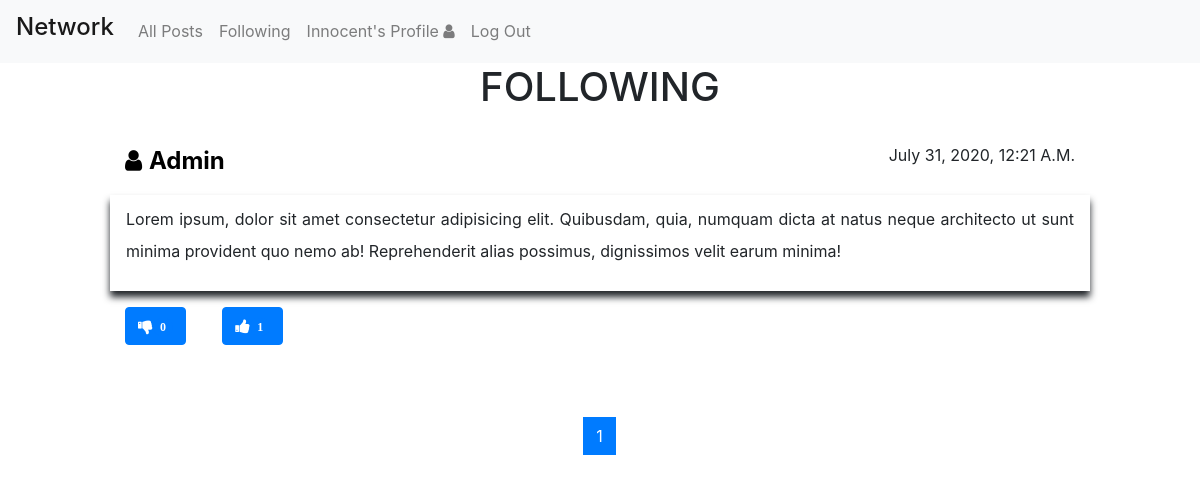
The page /following/page/1 (signed in) on the database as committed earlier.
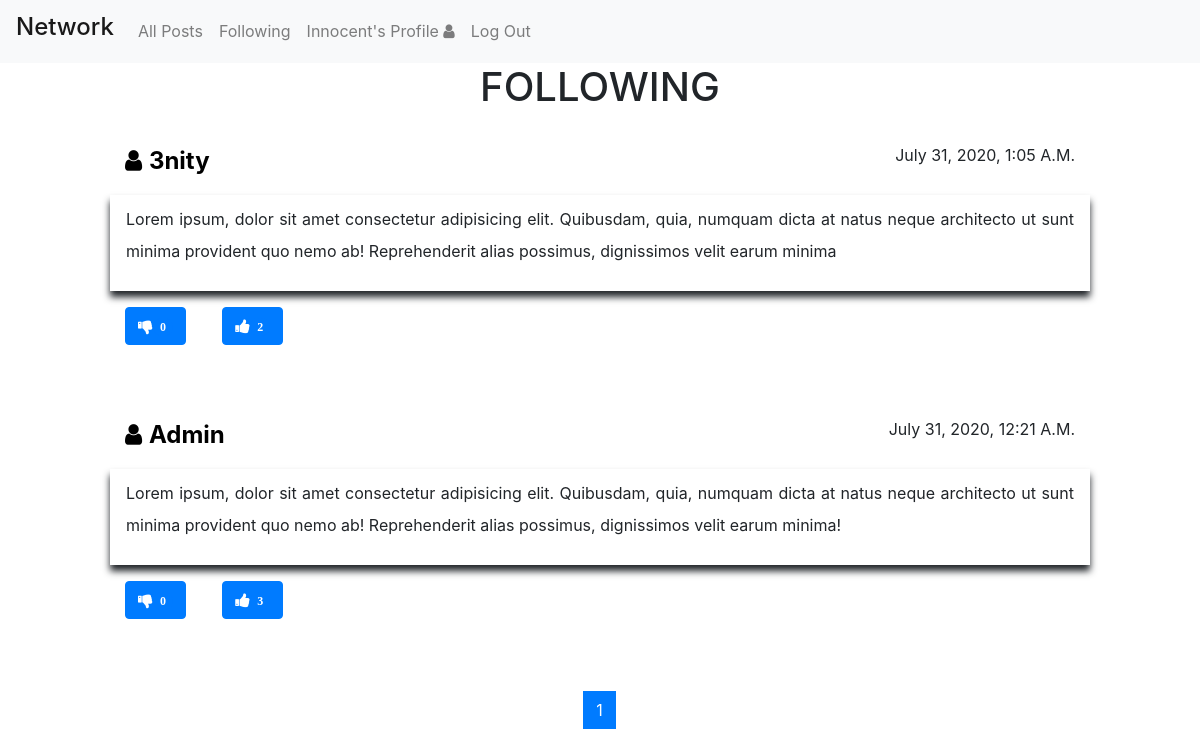
The same page on the database as committed later.
### network/models.py (models this page shows, shortened)
class Post(models.Model):
    user = models.ForeignKey("User", on_delete=models.CASCADE, related_name="author")
    body = models.TextField(blank=True)
    timestamp = models.DateTimeField(auto_now_add=True)
    totalLikes = models.IntegerField(default=0)
    totalDislikes = models.IntegerField(default=0)

class User(AbstractUser):
    pass

### network/views.py (the view)
# urls.py: path("following/page/<int:pg>", views.following, name="following"),
def following(request, pg):
    if request.user.is_authenticated:
        posts = Post.objects.filter(user__following__follower=request.user.id).order_by('-pk')
        per_page = 10
        p = Paginator(posts, per_page)
        pageNum=pg
        page = p.page(pageNum)
        page_range = p.page_range
        if page.has_next() == True:
            pNext = ''
        else:
            pNext = 'd-none'
        if page.has_previous() == True:
            pPrevious = ''
        else:
            pPrevious = 'd-none'
        post = page.object_list
        context = {'posts': post, 'pNext':pNext, 'pPrevious':pPrevious, 'page_range':page_range, 'current_page':pageNum}
        return render(request, "network/following.html", context)
    return HttpResponseRedirect(reverse("login"))

### network/templates/network/following.html (shortened to what this page needs)
{% extends "network/layout.html" %}
{% block body %}
<div class="container">
  <center>
    <h1>FOLLOWING</h1>
  </center>
  <br>
  <div class="container all-post-container">
    {% for post in posts %}
    <div class="row single-post">
      <a href="/profile/{{ post.user }}/1" style="color:black; text-decoration:none;" class="col-md-6">
        <span class="post-author">
          <i class="fa fa-user"></i>
          <span><b style="text-transform: capitalize; cursor: pointer;">{{ post.user }}</b></span>
        </span>
      </a>
      <div class="col-md-6 timestamp" style="text-transform: capitalize;">
        {{ post.timestamp }}
      </div>
      <br>
      <div class="col-12 post-body">
        <p style="word-wrap: break-word;">
          {{ post.body }}
        </p>
      </div>
      {% if user.is_authenticated %}
      <div class="col-9" id="{{ post.id }}">
        <div class="btn btn-primary vote-down" onclick="dislike('{{ post.id }}')">
          <i class="fa fa-thumbs-down"><span class="badge badge-pill badge-primary">{{ post.totalDislikes }}</span></i>
        </div>
        <div class="btn btn-primary vote-up" onclick="like('{{ post.id }}')">
          <i class="fa fa-thumbs-up"><span class="badge badge-pill badge-primary">{{ post.totalLikes }}</span></i>
        </div>
      </div>
      {% endif %}
    </div>
    <br>
    {% empty %}
    <div class="row">
      <center><h2>No Post Yet!</h2></center>
    </div>
    {% endfor %}
    <nav aria-label="...">
      <ul class="pagination justify-content-center">
        {% for page in page_range %}
        <li class="page-item {{ page }}" id=""><a class="page-link" href="/following/page/{{ page }}">{{ page }}</a></li>
        {% endfor %}
      </ul>
    </nav>
  </div>
  <br>
  <br>
  <br>
  <br>
</div>
{% endblock %}

Rows that differ between the two databases and show on the page:
now on this page (row edited): Post: user "3nity", timestamp "July 31, 2020, 1:05 A.m.", body "Lorem ipsum, dolor sit amet consectetur adipisicing elit. Quibusdam, quia, numquam dicta at natus neque architecto ut sunt minima provident quo nemo ab! Reprehenderit alias possimus, dignissimos velit earum minima", totalDislikes "0", totalLikes "2"
changed Post "July 31, 2020, 12:21 A.m.": totalLikes "1" → "3"
